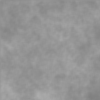

This chart was generated by the following Python code:
from Models.AutoEncoder import DecoderConvTranspose
import torch

from Images.Normalization import NormalizeImageBatch
from torchvision.transforms import transforms

if __name__ == "__main__":
    vector_size = 1000
    decoder = DecoderConvTranspose([9, 16, 25], 1, 100, vector_size, last_with_batchnorm=False)

    decoder.load("../ae_decoder")

    normalizeOutput = NormalizeImageBatch((-1.0,), (2.0,))

    toImage = transforms.Compose([
        normalizeOutput,
        transforms.ToPILImage(),
        transforms.Resize((100, 100)),
    ])

    img = toImage(decoder.forward(torch.rand(1, vector_size) * 2 - 1)[0])
    img.save("ae_test.png")